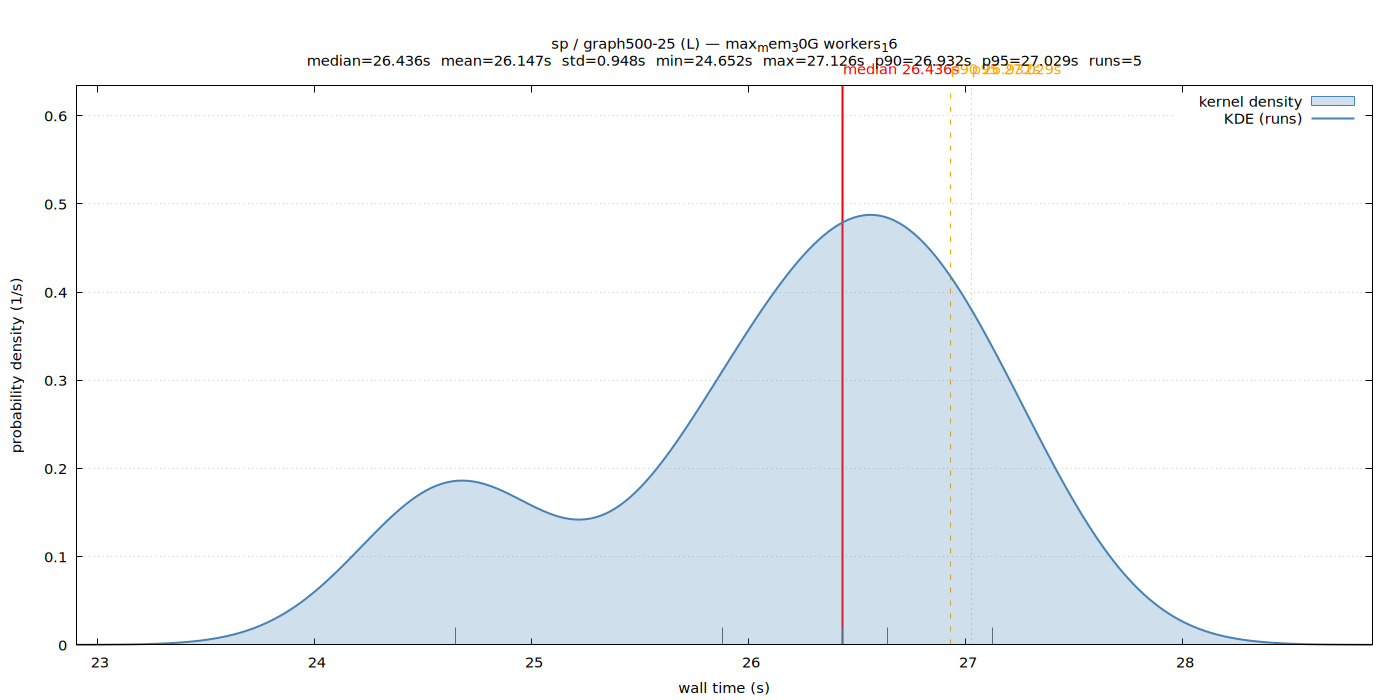

Generate this figure with gnuplot:
set terminal pngcairo size 1400,700 enhanced font 'Sans,11'
set output '/home/ubuntu/nvm/gfrs/sp/L/graph500-25/max_mem_30G_workers_16/wall_time.png'
set title "sp / graph500-25 (L) — max_mem_30G workers_16\nmedian=26.436s  mean=26.147s  std=0.948s  min=24.652s  max=27.126s  p90=26.932s  p95=27.029s  runs=5"
set xlabel 'wall time (s)'
set ylabel 'probability density (1/s)'
set tmargin 5
set yrange [0:0.633946]
set xrange [22.901907:28.875897]
set grid y
set key top right
set arrow from 26.435934,0 to 26.435934,0.633946 nohead lc rgb 'red' lw 2
set label 'median 26.436s' at 26.435934,0.633946 offset char 0,1 tc rgb 'red'
set arrow from 26.932154,0 to 26.932154,0.633946 nohead lc rgb 'orange' lw 1 dt 2
set label 'p90 26.932s' at 26.932154,0.633946 offset char 0,1 tc rgb 'orange'
set arrow from 27.028966,0 to 27.028966,0.633946 nohead lc rgb 'orange' lw 1 dt 3
set label 'p95 27.029s' at 27.028966,0.633946 offset char 0,1 tc rgb 'orange'
set arrow from 25.878585,0 to 25.878585,0.019506 nohead lc rgb '#666666' lw 1
set arrow from 27.125777,0 to 27.125777,0.019506 nohead lc rgb '#666666' lw 1
set arrow from 24.652027,0 to 24.652027,0.019506 nohead lc rgb '#666666' lw 1
set arrow from 26.641719,0 to 26.641719,0.019506 nohead lc rgb '#666666' lw 1
set arrow from 26.435934,0 to 26.435934,0.019506 nohead lc rgb '#666666' lw 1
plot '/home/ubuntu/nvm/gfrs/sp/L/graph500-25/max_mem_30G_workers_16/wall_time.dat' using 1:2 with filledcurves y=0 lc rgb '#4682b4' fs transparent solid 0.25 title 'kernel density', \
     '/home/ubuntu/nvm/gfrs/sp/L/graph500-25/max_mem_30G_workers_16/wall_time.dat' using 1:2 with lines lw 2 lc rgb '#4682b4' title 'KDE (runs)'
